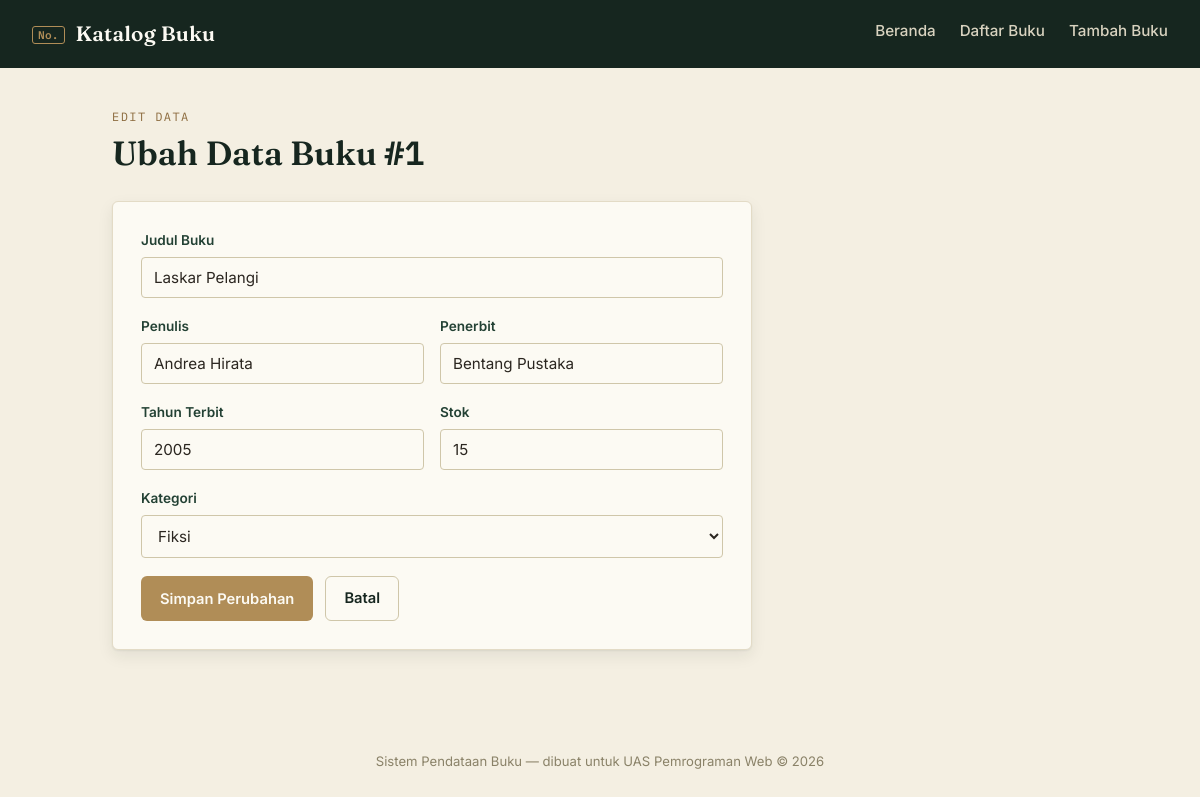
The page /edit.php?id=1 on the database its author committed.
### tables this page shows
CREATE TABLE IF NOT EXISTS buku (
    id_buku       INT AUTO_INCREMENT PRIMARY KEY,
    judul         VARCHAR(150) NOT NULL,
    penulis       VARCHAR(100) NOT NULL,
    penerbit      VARCHAR(100) NOT NULL,
    tahun_terbit  YEAR NOT NULL,
    kategori      VARCHAR(50)  NOT NULL,
    stok          INT NOT NULL DEFAULT 0,
    created_at    TIMESTAMP DEFAULT CURRENT_TIMESTAMP
);

### functions.php (called while the page is built, shortened)
<?php
function getBukuById($conn, $id)
{
    $query = "SELECT * FROM buku WHERE id_buku = ?";
    $stmt  = mysqli_prepare($conn, $query);
    mysqli_stmt_bind_param($stmt, "i", $id);
    mysqli_stmt_execute($stmt);
    $result = mysqli_stmt_get_result($stmt);
    return mysqli_fetch_assoc($result);
}
?>

### edit.php (the view, shortened to what this page needs)
<?php
require "koneksi.php";
require "functions.php";
$id = (int) $_GET['id'];
$buku = getBukuById($conn, $id);
$judul    = $buku['judul'];
$penulis  = $buku['penulis'];
$penerbit = $buku['penerbit'];
$tahun    = $buku['tahun_terbit'];
$kategori = $buku['kategori'];
$stok     = $buku['stok'];
include "header.php";
?>
<section class="page-head">
    <p class="eyebrow">Edit Data</p>
    <h1>Ubah Data Buku <span class="mono">#<?php echo $id; ?></span></h1>
</section>
<form action="edit.php?id=<?php echo $id; ?>" method="POST" class="card form-slip">
    <div class="form-row">
        <label for="judul">Judul Buku</label>
        <input type="text" id="judul" name="judul" value="<?php echo htmlspecialchars($judul); ?>" required>
    </div>
    <div class="form-row form-row-split">
        <div>
            <label for="penulis">Penulis</label>
            <input type="text" id="penulis" name="penulis" value="<?php echo htmlspecialchars($penulis); ?>" required>
        </div>
        <div>
            <label for="penerbit">Penerbit</label>
            <input type="text" id="penerbit" name="penerbit" value="<?php echo htmlspecialchars($penerbit); ?>" required>
        </div>
    </div>
    <div class="form-row form-row-split">
        <div>
            <label for="tahun_terbit">Tahun Terbit</label>
            <input type="number" id="tahun_terbit" name="tahun_terbit" min="1000" max="<?php echo date('Y'); ?>"
                   value="<?php echo htmlspecialchars($tahun); ?>" required>
        </div>
        <div>
            <label for="stok">Stok</label>
            <input type="number" id="stok" name="stok" min="0" value="<?php echo htmlspecialchars($stok); ?>" required>
        </div>
    </div>
    <div class="form-row">
        <label for="kategori">Kategori</label>
        <select id="kategori" name="kategori">
            <?php
            $listKategori = ["Fiksi", "Non-Fiksi", "Pendidikan", "Pengembangan Diri", "Lainnya"];
            foreach ($listKategori as $k) {
                $selected = ($kategori === $k) ? "selected" : "";
                echo "<option value='" . htmlspecialchars($k) . "' $selected>" . htmlspecialchars($k) . "</option>";
            }
            ?>
        </select>
    </div>
    <div class="form-actions">
        <button type="submit" class="btn btn-brass">Simpan Perubahan</button>
        <a href="daftar.php" class="btn btn-ghost">Batal</a>
    </div>
</form>
<?php include "footer.php"; ?>

### css/style.css (style rules this page uses)
:root { --forest-900: #16261F; --forest-700: #234134; --cream-50: #FCFAF3; --cream-100: #F4EFE2; --brass-500: #B08D57; --brass-700: #8C6B3E; --ink-700: #2B2620; --rust-500: #A1432B; --rust-700: #7E3220; --sage-500: #5E8569; --font-display: "Fraunces", Georgia, serif; --font-body: "Inter", system-ui, sans-serif; --font-mono: "IBM Plex Mono", "Courier New", monospace; --radius: 6px; --shadow-card: 0 1px 2px rgba(22, 38, 31, 0.06), 0 6px 16px rgba(22, 38, 31, 0.08); }
* { box-sizing: border-box; }
html { scroll-behavior: smooth; }
body { margin: 0; background: var(--cream-100); color: var(--ink-700); font-family: var(--font-body); line-height: 1.55; }
a { color: var(--brass-700); text-decoration: none; }
.mono { font-family: var(--font-mono); }
.page-head { margin-bottom: 28px; }
.eyebrow { font-family: var(--font-mono); text-transform: uppercase; letter-spacing: 0.12em; font-size: 0.75rem; color: var(--brass-700); margin: 0 0 6px; }
h1, h2 { font-family: var(--font-display); color: var(--forest-900); margin: 0 0 12px; font-weight: 600; }
h1 { font-size: 2.1rem; line-height: 1.2; }
.card { background: var(--cream-50); border: 1px solid #e3dbc6; border-radius: var(--radius); box-shadow: var(--shadow-card); padding: 28px; }
.btn { display: inline-flex; align-items: center; gap: 6px; font-family: var(--font-body); font-weight: 600; font-size: 0.92rem; padding: 10px 18px; border-radius: var(--radius); border: 1px solid transparent; cursor: pointer; transition: background 0.15s ease, color 0.15s ease, border-color 0.15s ease; }
.btn-brass { background: var(--brass-500); color: var(--cream-50); }
.btn-ghost { background: transparent; color: var(--forest-900); border-color: #cfc6a9; }
.form-slip { max-width: 640px; }
.form-row { margin-bottom: 18px; }
.form-row-split { display: grid; grid-template-columns: 1fr 1fr; gap: 16px; }
label { display: block; font-size: 0.85rem; font-weight: 600; color: var(--forest-700); margin-bottom: 6px; }
input[type="text"], input[type="number"], select { width: 100%; padding: 10px 12px; border: 1px solid #cfc6a9; border-radius: 4px; background: var(--cream-50); font-family: var(--font-body); font-size: 0.95rem; color: var(--ink-700); }
.form-actions { display: flex; gap: 12px; margin-top: 12px; }

### rows shown on the page
buku: judul "Laskar Pelangi", penulis "Andrea Hirata", penerbit "Bentang Pustaka", tahun_terbit "2005", stok "15"

### other values the page prints
$id "1"
form field kategori "Fiksi"
